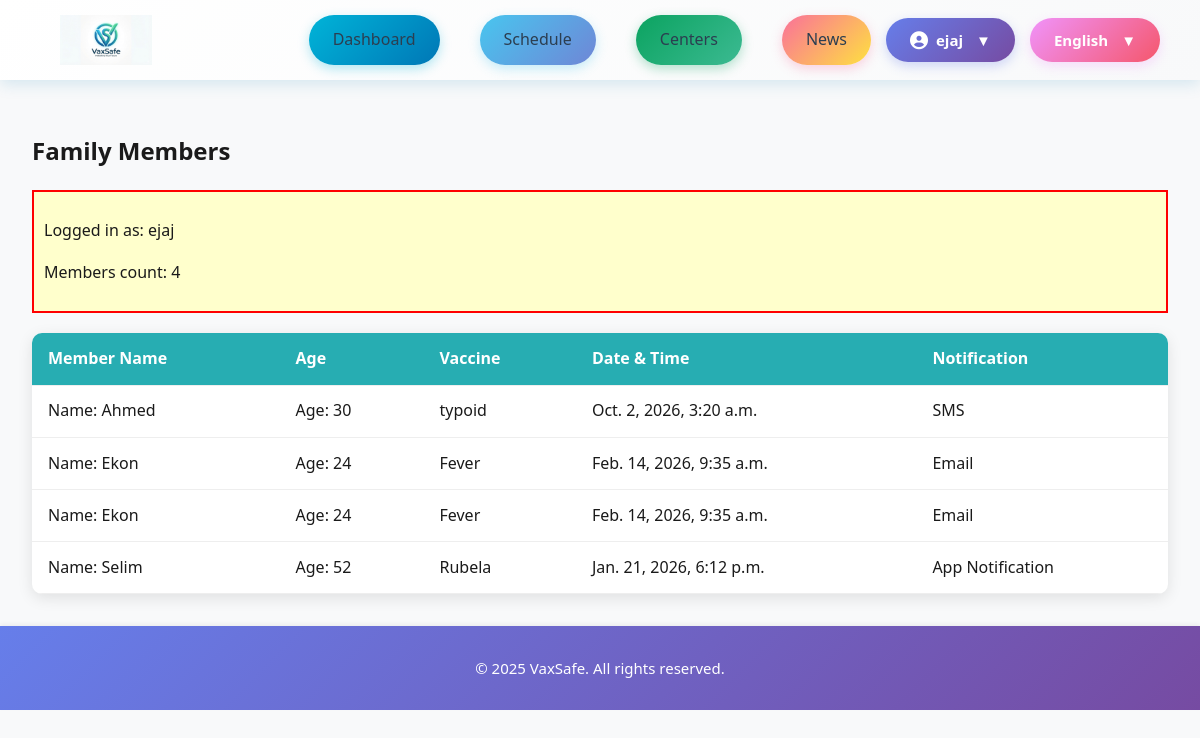
Screenshot of /familymembers/ (signed in) with the database file from the repository.
### vaxsafe/models.py (models this page shows, shortened)
class FamilyMember(models.Model):
    RELATIONSHIP_CHOICES = [
        ('Self', 'Self'),
        ('Spouse', 'Spouse'),
        ('Child', 'Child'),
        ('Parent', 'Parent'),
        ('Sibling', 'Sibling'),
        ('Grandparent', 'Grandparent'),
        ('Grandchild', 'Grandchild'),
        ('Other', 'Other'),
    ]
    GENDER_CHOICES = [
        ('Male', 'Male'),
        ('Female', 'Female'),
        ('Other', 'Other')
    ]
    NOTIFICATION_CHOICES = [
        ("Email", "Email"),
        ("SMS", "SMS"),
        ("App Notification", "App Notification")
    ]
    user = models.ForeignKey(User, on_delete=models.CASCADE, related_name="family_members")
    name = models.CharField(max_length=100, help_text="Full name of family member")
    age = models.PositiveIntegerField(blank=True, null=True, help_text="Age (optional if DOB provided)")
    date_of_birth = models.DateField(blank=True, null=True, help_text="Date of birth")
    gender = models.CharField(max_length=10, choices=GENDER_CHOICES, blank=True, null=True)
    relation = models.CharField(max_length=50, choices=RELATIONSHIP_CHOICES, help_text="Relationship to user")
    blood_group = models.CharField(max_length=5, blank=True, null=True, help_text="Blood group (e.g., A+, O-)")
    vaccine_name = models.CharField(max_length=100, blank=True, null=True,
                                    help_text="Legacy field - use Vaccine model instead")
    date_time = models.DateTimeField(blank=True, null=True, help_text="Legacy field")
    notification_type = models.CharField(max_length=50, choices=NOTIFICATION_CHOICES, blank=True, null=True)
    created_at = models.DateTimeField(auto_now_add=True)
    updated_at = models.DateTimeField(auto_now=True)
    class Meta:
        ordering = ['name']
        verbose_name = 'Family Member'
        verbose_name_plural = 'Family Members'
        indexes = [
            models.Index(fields=['user', 'name']),
        ]

### vaxsafe/views.py (the view)
# urls.py: path("familymembers/", views.familymembers, name="familymembers"),
@login_required
def familymembers(request):
    members = FamilyMember.objects.filter(user=request.user).annotate(
        vaccine_count=Count('vaccines')
    ).order_by('name')
    context = {
        'members': members,
        'total_members': members.count(),
        'title': 'Family Members'
    }
    return render(request, "htmlpages/familymembers.html", context)

### templates/htmlpages/familymembers.html (shortened to what this page needs)
{% extends "base_log.html" %}
{% block content %}
<div class="family-members">
  <h2>Family Members</h2>
  <div style="background: #ffffcc; padding: 10px; margin-bottom: 20px; border: 2px solid #ff0000;">
    <p>Logged in as: {{ request.user.username }}</p>
    <p>Members count: {{ members.count }}</p>
  </div>
  <table>
    <thead>
      <tr>
        <th>Member Name</th>
        <th>Age</th>
        <th>Vaccine</th>
        <th>Date & Time</th>
        <th>Notification</th>
      </tr>
    </thead>
    <tbody>
      {% for member in members %}
      <tr>
        <td>
          Name: {{ member.name }}
        </td>
        <td>
          Age: {{ member.age }}
        </td>
        <td>{{ member.vaccine_name }}</td>
        <td>{{ member.date_time }}</td>
        <td>{{ member.notification_type }}</td>
      </tr>
      {% empty %}
      <tr><td colspan="5">No family members added yet.</td></tr>
      {% endfor %}
    </tbody>
  </table>
</div>
{% endblock %}

### templates/nav_two.html (shortened to what this page needs)
{% load static %}
<nav class="nav_two">
  <div class="logo">
    <a href="{% url 'dashboard' %}">
      <img src="{% static 'images/logo.png' %}" alt="VaxSafe Logo">
    </a>
  </div>
  <ul class="nav-links">
    <li><a href="{% url 'dashboard' %}" class="nav-btn nav-btn-1">Dashboard</a></li>
    <li><a href="{% url 'vaccine_schedule' %}" class="nav-btn nav-btn-2">Schedule</a></li>
   <li><a href="{% url 'centers' %}" class="nav-btn nav-btn-3">Centers</a></li>
    <li><a href="{% url 'news_list' %}" class="nav-btn nav-btn-4">News</a></li>
    <li class="profile-menu">
      <button class="nav-btn nav-btn-profile" id="profile-btn" onclick="toggleDropdown(event, 'profile-dropdown')">
        <i class="fa fa-user-circle"></i> {{ request.user.first_name|default:request.user.username }} <span class="dropdown-arrow">▼</span>
      </button>
    </li>
    <li class="lang-menu">
      <button class="nav-btn nav-btn-lang" id="lang-btn" onclick="toggleDropdown(event, 'lang-dropdown')">
        English <span class="dropdown-arrow">▼</span>
      </button>
    </li>
  </ul>
</nav>

### static/css/style.css (style rules this page uses)
:root { --primary-blue: #0077b6; --primary-teal: #00b4d8; --primary-cyan: #48cae4; --secondary-purple: #667eea; --secondary-violet: #764ba2; --secondary-pink: #fa709a; --accent-green: #0ba360; --accent-orange: #ff8c42; --accent-coral: #ff6b6b; --white: #ffffff; --light-gray: #f8f9fa; --medium-gray: #e1e8ed; --dark-gray: #2c3e50; --text-dark: #1a1a1a; --gradient-primary: linear-gradient(135deg, #00b4d8 0%, #0077b6 100%); --gradient-secondary: linear-gradient(135deg, #667eea 0%, #764ba2 100%); --gradient-success: linear-gradient(135deg, #0ba360 0%, #3cba92 100%); --gradient-sunset: linear-gradient(135deg, #fa709a 0%, #fee140 100%); --gradient-ocean: linear-gradient(135deg, #48c6ef 0%, #6f86d6 100%); --shadow-sm: 0 2px 8px rgba(0, 119, 182, 0.1); --shadow-md: 0 4px 15px rgba(0, 119, 182, 0.2); --shadow-lg: 0 8px 25px rgba(0, 119, 182, 0.3); --shadow-hover: 0 12px 35px rgba(0, 119, 182, 0.4); --radius-sm: 8px; --radius-md: 12px; --radius-lg: 16px; --radius-xl: 20px; --radius-full: 50px; --transition-fast: 0.2s ease; --transition-normal: 0.3s ease; --transition-slow: 0.5s ease; }
body { margin: 0; font-family: 'Segoe UI', Tahoma, Geneva, Verdana, sans-serif; color: var(--text-dark); background: var(--light-gray); line-height: 1.6; }
.logo img { height: 100%; max-height: 150px; width: auto; display: block; margin-left: 20px; }
.nav-links a { margin-left: 25px; text-decoration: none; color: var(--dark-gray); font-size: 16px; font-weight: 500; transition: color var(--transition-fast); position: relative; }
.nav-links a::after { content: ''; position: absolute; bottom: -5px; left: 0; width: 0; height: 2px; background: var(--primary-teal); transition: width var(--transition-normal); }
.dropdown-arrow { margin-left: auto; transition: transform var(--transition-normal); }

### templates/base_log.html (style rules this page uses)
.profile-menu, .lang-menu { position: relative; cursor: pointer; }

### templates/nav_two.html (style rules this page uses)
.nav_two { display: flex; align-items: center; justify-content: space-between; padding: 15px 40px; background: linear-gradient(135deg, #ffffff 0%, #f8f9fa 100%); box-shadow: 0 4px 15px rgba(0, 119, 182, 0.15); position: sticky; top: 0; z-index: 1000; backdrop-filter: blur(10px); }
.nav_two .logo img { height: 50px; width: auto; transition: transform 0.3s ease; }
.nav_two .nav-links { display: flex; align-items: center; list-style: none; gap: 15px; margin: 0; padding: 0; }
.nav_two .nav-links > li { position: relative; }
.nav-btn { padding: 12px 24px; font-size: 15px; font-weight: 600; text-decoration: none; border: none; border-radius: 25px; cursor: pointer; transition: all 0.3s ease; position: relative; overflow: hidden; display: inline-flex; align-items: center; gap: 8px; font-family: 'Segoe UI', Tahoma, Geneva, Verdana, sans-serif; background: white; color: #2c3e50; box-shadow: 0 2px 8px rgba(0, 0, 0, 0.08); }
.nav-btn::before { content: ''; position: absolute; top: 50%; left: 50%; width: 0; height: 0; border-radius: 50%; background: rgba(255, 255, 255, 0.5); transform: translate(-50%, -50%); transition: width 0.5s, height 0.5s; }
.nav-btn-1 { background: linear-gradient(135deg, #00b4d8 0%, #0077b6 100%); color: white; box-shadow: 0 4px 12px rgba(0, 180, 216, 0.3); }
.nav-btn-2 { background: linear-gradient(135deg, #48c6ef 0%, #6f86d6 100%); color: white; box-shadow: 0 4px 12px rgba(72, 198, 239, 0.3); }
.nav-btn-3 { background: linear-gradient(135deg, #0ba360 0%, #3cba92 100%); color: white; box-shadow: 0 4px 12px rgba(11, 163, 96, 0.3); }
.nav-btn-4 { background: linear-gradient(135deg, #fa709a 0%, #fee140 100%); color: white; box-shadow: 0 4px 12px rgba(250, 112, 154, 0.3); }
.nav-btn-profile { background: linear-gradient(135deg, #667eea 0%, #764ba2 100%); color: white; box-shadow: 0 4px 12px rgba(102, 126, 234, 0.3); }
.nav-btn-profile i { font-size: 18px; }
.nav-btn-lang { background: linear-gradient(135deg, #f093fb 0%, #f5576c 100%); color: white; box-shadow: 0 4px 12px rgba(240, 147, 251, 0.3); }
.dropdown-arrow { display: inline-block; margin-left: 5px; transition: transform 0.3s ease; }

### templates/htmlpages/familymembers.html (style rules this page uses)
.family-members { padding: 2rem; }
.family-members table { width: 100%; border-collapse: collapse; background: #fff; border-radius: 10px; overflow: hidden; box-shadow: 0 4px 15px rgba(0,0,0,0.1); }
.family-members th, .family-members td { padding: 0.8rem 1rem; border-bottom: 1px solid #eee; text-align: left; }
.family-members th { background: #27ADB2; color: #fff; }

### rows the page displays
FamilyMember: name "Ahmed", age "30", vaccine_name "typoid", date_time "Oct. 2, 2026, 3:20 a.m.", notification_type "SMS"
FamilyMember: name "Ekon", age "24", vaccine_name "Fever", date_time "Feb. 14, 2026, 9:35 a.m.", notification_type "Email"
FamilyMember: name "Ekon", age "24", vaccine_name "Fever", date_time "Feb. 14, 2026, 9:35 a.m.", notification_type "Email"
FamilyMember: name "Selim", age "52", vaccine_name "Rubela", date_time "Jan. 21, 2026, 6:12 p.m.", notification_type "App Notification"

### other values shown
{{ request.user.first_name|default:request.user.username }} "ejaj"
{{ request.user.username }} "ejaj"
{{ members.count }} "4"
